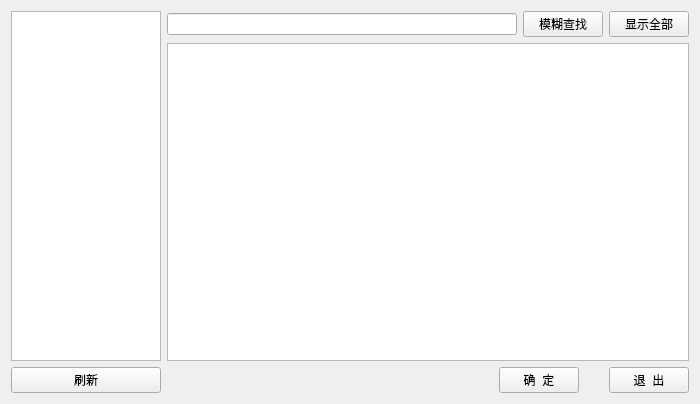
<?xml version="1.0" encoding="UTF-8"?>
<ui version="4.0">
 <class>CSetSceneFaultTable</class>
 <widget class="QWidget" name="CSetSceneFaultTable">
  <property name="geometry">
   <rect>
    <x>0</x>
    <y>0</y>
    <width>700</width>
    <height>404</height>
   </rect>
  </property>
  <property name="windowTitle">
   <string>故障设置</string>
  </property>
  <layout class="QGridLayout" name="gridLayout">
   <item row="0" column="0" rowspan="2">
    <widget class="QListWidget" name="listUserAndGroups">
     <property name="maximumSize">
      <size>
       <width>150</width>
       <height>16777215</height>
      </size>
     </property>
     <property name="styleSheet">
      <string notr="true">font: 14pt &quot;宋体&quot;;</string>
     </property>
    </widget>
   </item>
   <item row="0" column="1">
    <widget class="QLineEdit" name="editSearchName">
     <property name="alignment">
      <set>Qt::AlignLeading|Qt::AlignLeft|Qt::AlignVCenter</set>
     </property>
    </widget>
   </item>
   <item row="0" column="2">
    <widget class="QPushButton" name="buttonSearch">
     <property name="text">
      <string>模糊查找</string>
     </property>
    </widget>
   </item>
   <item row="0" column="3">
    <widget class="QPushButton" name="buttonShowAll">
     <property name="text">
      <string>显示全部</string>
     </property>
    </widget>
   </item>
   <item row="1" column="1" colspan="3">
    <widget class="QTableView" name="tableView">
     <property name="styleSheet">
      <string notr="true"/>
     </property>
     <property name="sortingEnabled">
      <bool>true</bool>
     </property>
     <attribute name="horizontalHeaderMinimumSectionSize">
      <number>60</number>
     </attribute>
     <attribute name="horizontalHeaderStretchLastSection">
      <bool>true</bool>
     </attribute>
     <attribute name="horizontalHeaderMinimumSectionSize">
      <number>60</number>
     </attribute>
    </widget>
   </item>
   <item row="2" column="0">
    <widget class="QPushButton" name="buttonRefresh">
     <property name="text">
      <string>刷新</string>
     </property>
    </widget>
   </item>
   <item row="2" column="1" colspan="3">
    <layout class="QHBoxLayout" name="horizontalLayout">
     <property name="spacing">
      <number>30</number>
     </property>
     <item>
      <spacer name="horizontalSpacer">
       <property name="orientation">
        <enum>Qt::Horizontal</enum>
       </property>
       <property name="sizeHint" stdset="0">
        <size>
         <width>40</width>
         <height>20</height>
        </size>
       </property>
      </spacer>
     </item>
     <item>
      <widget class="QPushButton" name="buttonEnter">
       <property name="text">
        <string>确  定</string>
       </property>
      </widget>
     </item>
     <item>
      <widget class="QPushButton" name="buttonCancel">
       <property name="text">
        <string>退  出</string>
       </property>
      </widget>
     </item>
    </layout>
   </item>
  </layout>
 </widget>
 <resources/>
 <connections/>
</ui>
